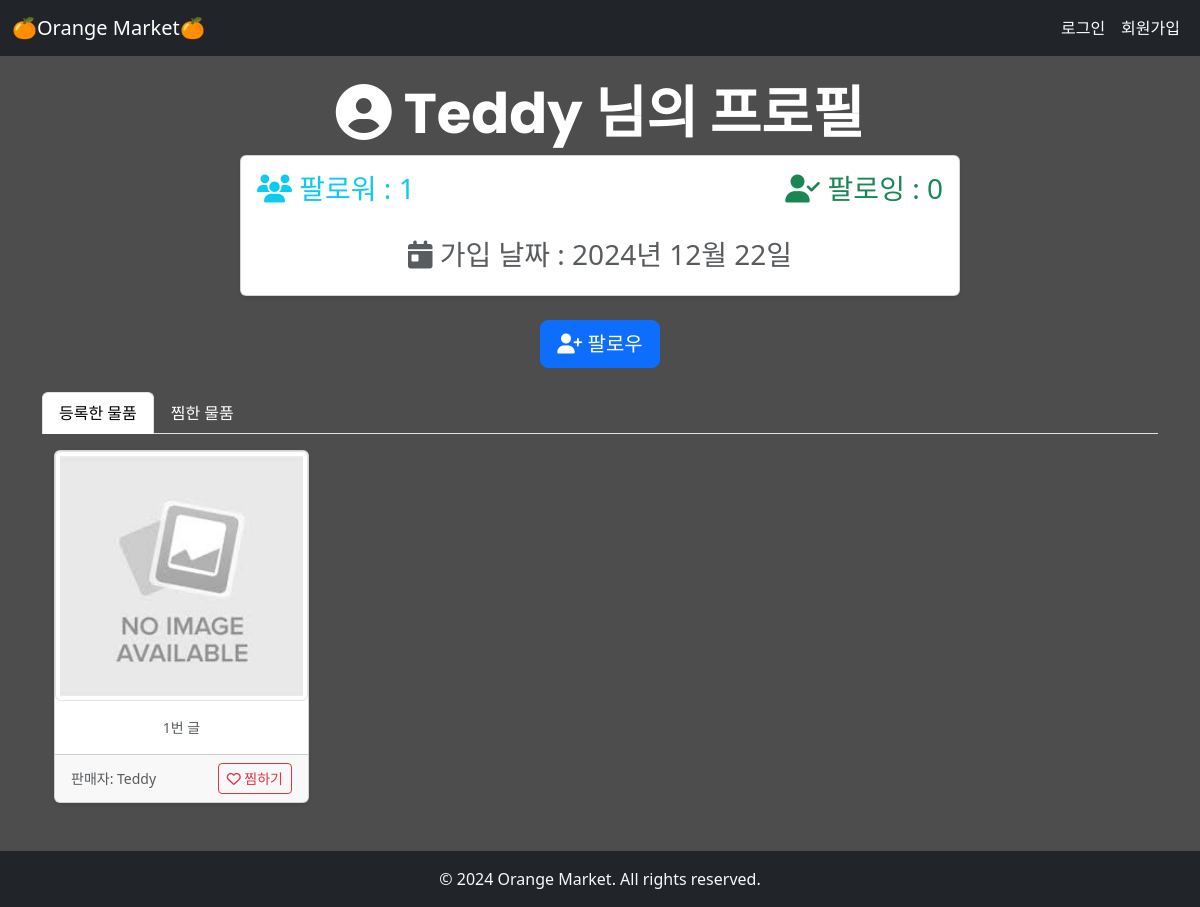
The app's page /users/profile/Teddy/, older data.
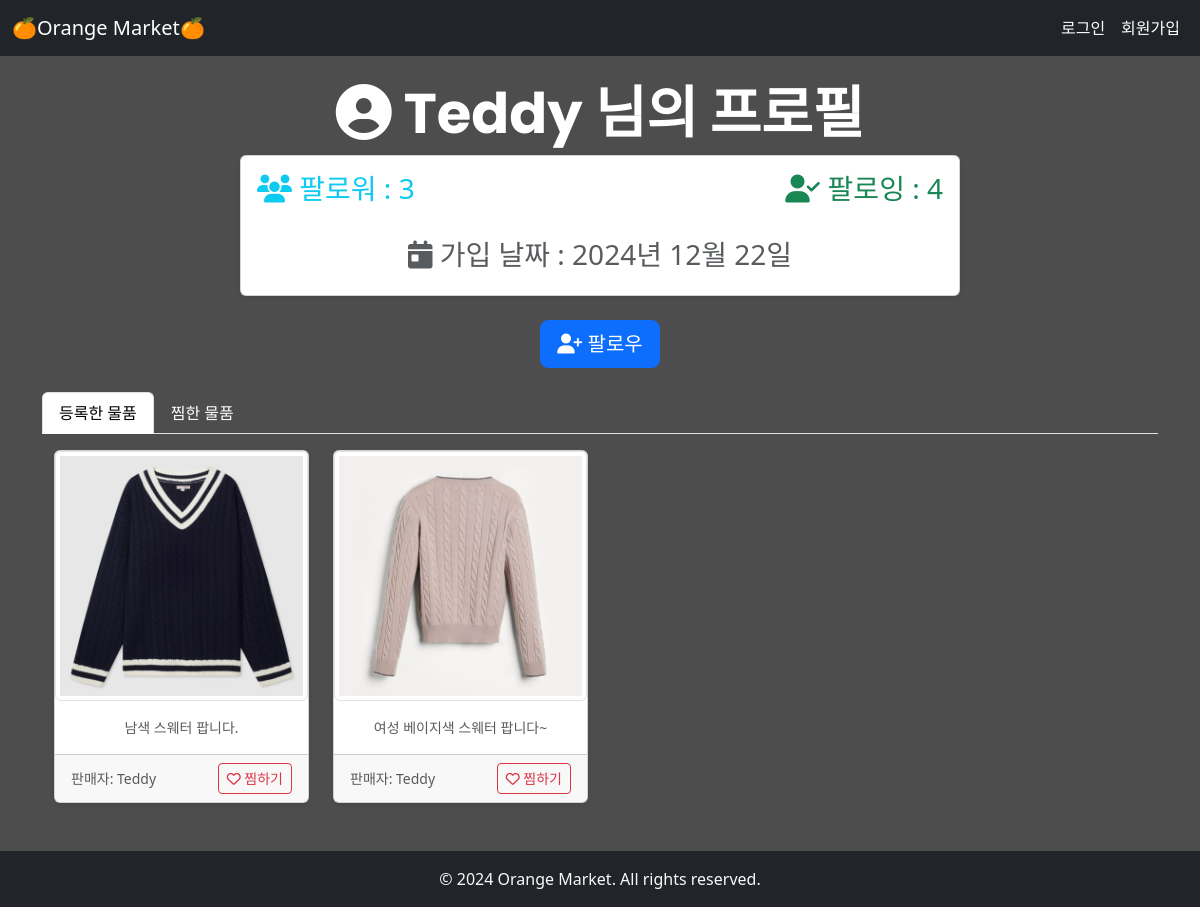
The same page, newer data.
### accounts/models.py (models this page shows)
class User(AbstractUser):
    followings = models.ManyToManyField('self', symmetrical=False, related_name='followers')

### articles/models.py (models this page shows, shortened)
class Article(models.Model):
    title = models.CharField(max_length=50)
    content = models.TextField()
    created_at = models.DateTimeField(auto_now_add=True)
    updated_at = models.DateTimeField(auto_now=True)
    image = models.ImageField(upload_to='images/', blank=True)
    author = models.ForeignKey(
        settings.AUTH_USER_MODEL,
        on_delete=models.CASCADE,
        related_name="articles"
        )
    like_users = models.ManyToManyField(
        settings.AUTH_USER_MODEL,
        related_name="like_articles"
        )

### users/views.py (the view)
# urls.py: path("profile/<str:username>/", views.profile, name="profile"),
def profile(request, username):
    member = get_object_or_404(get_user_model(), username=username)
    member_articles = Article.objects.filter(author=member)
    liked_articles = Article.objects.filter(like_users=member)
    context = {
        "member": member,
        "member_articles": member_articles,
        "liked_articles": liked_articles,
    }
    return render(request, "users/profile.html", context)

### users/templates/users/profile.html (shortened to what the changed rows need)
{% extends "base.html" %}
{% load static %}
{% block content %}
    <div class="container mt-4">
        <div class="row justify-content-center">
            <div class="col-md-8">
                <h1 class="text-center text-white display-4" style="font-family: 'Poppins', sans-serif; font-weight: 700;">
                    <i class="fa-solid fa-user-circle"></i> {{ member.username }} 님의 프로필
                </h1>
                <div class="card shadow-sm">
                    <div class="card-body">
                        <div class="d-flex justify-content-between align-items-center mb-4">
                            <div class="profile-info">
                                <h3 class="text-info">
                                    <i class="fa-solid fa-users"></i> 팔로워 : {{ member.followers.count }}
                                </h3>
                            </div>
                            <div class="profile-info">
                                <h3 class="text-success">
                                    <i class="fa-solid fa-user-check"></i> 팔로잉 : {{ member.followings.count }}
                                </h3>
                            </div>
                        </div>
                        <div class="profile-info text-center">
                            <h3 class="text-muted">
                                <i class="fa-solid fa-calendar-day"></i> 가입 날짜 : {{ member.date_joined|date:"Y년 m월 d일" }}
                            </h3>
                        </div>
                    </div>
                </div>
                <div class="mt-4 text-center">
                    {% if request.user != member %}
                        <form action="{% url "users:follow" member.pk %}" method="POST">
                        </form>
                    {% endif %}
                </div>
            </div>
        </div>
    </div>
    <div class="mt-4">
        <div class="tab-content mt-3" id="profileTabsContent">
            <div class="tab-pane fade show active" id="articles" role="tabpanel" aria-labelledby="articles-tab">
                <div class="container">
                    <div class="row">
                        {% for article in member_articles %}
                            <div class="col-md-3 col-sm-6 mb-4">
                                <div class="card shadow-sm h-100">
                                    <a href="{% url 'articles:article_detail' article.pk %}" class="text-decoration-none text-dark">
                                        {% if article.image %}
                                            <img src="{{ article.image.url }}" alt="{{ article.image }}" class="card-img-top img-thumbnail" style="height: 250px; object-fit: cover;">
                                        {% else %}
                                            <img src="{% static 'articles/placeholder.jpg' %}" alt="Placeholder Image" class="card-img-top img-thumbnail" style="height: 250px; object-fit: cover;">
                                        {% endif %}
                                        <div class="card-body">
                                            <p class="card-text text-muted small text-center">{{ article.title }}</p>
                                        </div>
                                    </a>
                                    <div class="card-footer text-center">
                                        <div class="d-flex justify-content-between align-items-center">
                                            <small class="text-muted">판매자: {{ article.author.username }}</small>
                                            <form action="{% url 'articles:like' article.pk %}" method="POST" class="d-inline">
                                                {% if request.user in article.like_users.all %}
                                                    <button class="btn btn-danger btn-sm">
                                                        <i class="fa-solid fa-heart"></i> 찜 삭제
                                                    </button>
                                                {% else %}
                                                    <button class="btn btn-outline-danger btn-sm">
                                                        <i class="fa-regular fa-heart"></i> 찜하기
                                                    </button>
                                                {% endif %}
                                            </form>
                                        </div>
                                    </div>
                                </div>
                            </div>
                        {% empty %}
                            <p>등록한 물품이 없습니다.</p>
                        {% endfor %}
                    </div>
                </div>
            </div>
        </div>
    </div>
{% endblock content %}

Row changes from the older to the newer data that the page shows:
changed User "Teddy": followers.count "1" → "3"; followings.count "0" → "4"
changed Article: image: picture added; title "1번 글" → "남색 스웨터 팝니다."
added Article: image (picture), title "여성 베이지색 스웨터 팝니다~", author.username "Teddy", shows "찜하기"
